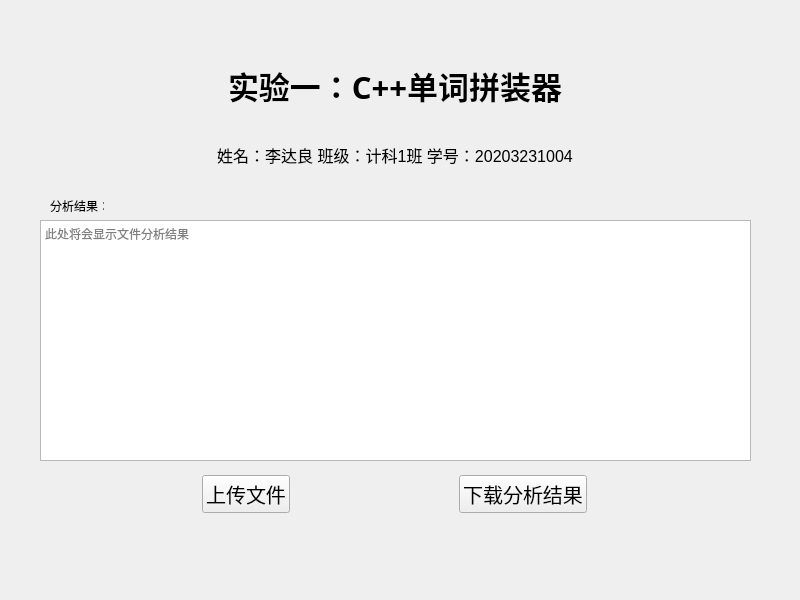
<?xml version="1.0" encoding="UTF-8"?>
<ui version="4.0">
 <class>Widget</class>
 <widget class="QWidget" name="Widget">
  <property name="geometry">
   <rect>
    <x>0</x>
    <y>0</y>
    <width>800</width>
    <height>600</height>
   </rect>
  </property>
  <property name="windowTitle">
   <string>编译原理实验1</string>
  </property>
  <widget class="QWidget" name="widget" native="true">
   <property name="geometry">
    <rect>
     <x>40</x>
     <y>50</y>
     <width>711</width>
     <height>481</height>
    </rect>
   </property>
   <widget class="QWidget" name="widget_2" native="true">
    <property name="geometry">
     <rect>
      <x>0</x>
      <y>0</y>
      <width>711</width>
      <height>71</height>
     </rect>
    </property>
    <layout class="QHBoxLayout" name="horizontalLayout">
     <item>
      <spacer name="horizontalSpacer">
       <property name="orientation">
        <enum>Qt::Horizontal</enum>
       </property>
       <property name="sizeHint" stdset="0">
        <size>
         <width>226</width>
         <height>20</height>
        </size>
       </property>
      </spacer>
     </item>
     <item>
      <widget class="QLabel" name="label">
       <property name="font">
        <font>
         <family>微软雅黑</family>
         <pointsize>23</pointsize>
         <weight>75</weight>
         <bold>true</bold>
        </font>
       </property>
       <property name="text">
        <string>实验一：C++单词拼装器</string>
       </property>
      </widget>
     </item>
     <item>
      <spacer name="horizontalSpacer_2">
       <property name="orientation">
        <enum>Qt::Horizontal</enum>
       </property>
       <property name="sizeHint" stdset="0">
        <size>
         <width>225</width>
         <height>20</height>
        </size>
       </property>
      </spacer>
     </item>
    </layout>
   </widget>
   <widget class="QPlainTextEdit" name="plainTextEdit">
    <property name="geometry">
     <rect>
      <x>0</x>
      <y>170</y>
      <width>711</width>
      <height>241</height>
     </rect>
    </property>
    <property name="documentTitle">
     <string/>
    </property>
    <property name="readOnly">
     <bool>true</bool>
    </property>
    <property name="placeholderText">
     <string>此处将会显示文件分析结果</string>
    </property>
   </widget>
   <widget class="QWidget" name="widget_3" native="true">
    <property name="geometry">
     <rect>
      <x>-1</x>
      <y>409</y>
      <width>711</width>
      <height>71</height>
     </rect>
    </property>
    <layout class="QHBoxLayout" name="horizontalLayout_2">
     <item>
      <spacer name="horizontalSpacer_3">
       <property name="orientation">
        <enum>Qt::Horizontal</enum>
       </property>
       <property name="sizeHint" stdset="0">
        <size>
         <width>148</width>
         <height>20</height>
        </size>
       </property>
      </spacer>
     </item>
     <item>
      <widget class="QPushButton" name="pushButton">
       <property name="font">
        <font>
         <pointsize>15</pointsize>
        </font>
       </property>
       <property name="text">
        <string>上传文件</string>
       </property>
      </widget>
     </item>
     <item>
      <spacer name="horizontalSpacer_4">
       <property name="orientation">
        <enum>Qt::Horizontal</enum>
       </property>
       <property name="sizeHint" stdset="0">
        <size>
         <width>148</width>
         <height>20</height>
        </size>
       </property>
      </spacer>
     </item>
     <item>
      <widget class="QPushButton" name="pushButton_2">
       <property name="font">
        <font>
         <pointsize>15</pointsize>
        </font>
       </property>
       <property name="text">
        <string>下载分析结果</string>
       </property>
      </widget>
     </item>
     <item>
      <spacer name="horizontalSpacer_5">
       <property name="orientation">
        <enum>Qt::Horizontal</enum>
       </property>
       <property name="sizeHint" stdset="0">
        <size>
         <width>148</width>
         <height>20</height>
        </size>
       </property>
      </spacer>
     </item>
    </layout>
   </widget>
   <widget class="QWidget" name="widget_4" native="true">
    <property name="geometry">
     <rect>
      <x>-1</x>
      <y>69</y>
      <width>711</width>
      <height>71</height>
     </rect>
    </property>
    <layout class="QHBoxLayout" name="horizontalLayout_3">
     <item>
      <spacer name="horizontalSpacer_6">
       <property name="orientation">
        <enum>Qt::Horizontal</enum>
       </property>
       <property name="sizeHint" stdset="0">
        <size>
         <width>182</width>
         <height>20</height>
        </size>
       </property>
      </spacer>
     </item>
     <item>
      <widget class="QLabel" name="label_2">
       <property name="font">
        <font>
         <pointsize>12</pointsize>
        </font>
       </property>
       <property name="layoutDirection">
        <enum>Qt::LeftToRight</enum>
       </property>
       <property name="text">
        <string>姓名：李达良 班级：计科1班 学号：20203231004</string>
       </property>
       <property name="alignment">
        <set>Qt::AlignCenter</set>
       </property>
      </widget>
     </item>
     <item>
      <spacer name="horizontalSpacer_7">
       <property name="orientation">
        <enum>Qt::Horizontal</enum>
       </property>
       <property name="sizeHint" stdset="0">
        <size>
         <width>181</width>
         <height>20</height>
        </size>
       </property>
      </spacer>
     </item>
    </layout>
   </widget>
   <widget class="QLabel" name="label_3">
    <property name="geometry">
     <rect>
      <x>10</x>
      <y>150</y>
      <width>54</width>
      <height>12</height>
     </rect>
    </property>
    <property name="text">
     <string>分析结果：</string>
    </property>
   </widget>
  </widget>
 </widget>
 <resources/>
 <connections/>
</ui>
